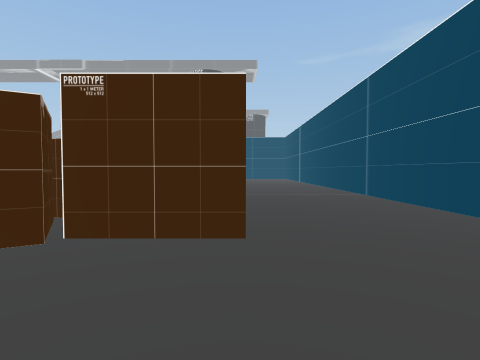
View 1 (above)

24 first-person views from a walk through a Unity game level. The camera is 1.5 m above the floor, tilts 2° down and sees 80° across. The floor is counted in squares, 2 m on a side. Each view is taken from the middle of a square. On the plan, view 1 faces up. The plan holds only what a view shows up to about 10 squares ahead; the rest is blank. The place goes on beyond the plan. The player character is not drawn. Some animated figures are left out.

View 2
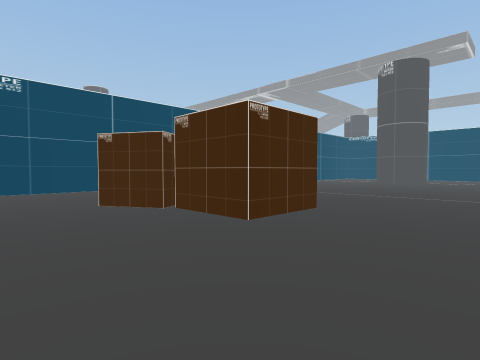

View 3
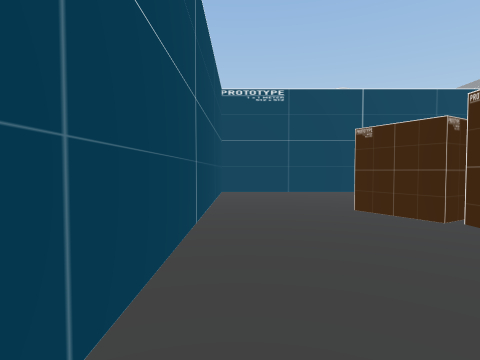

View 4
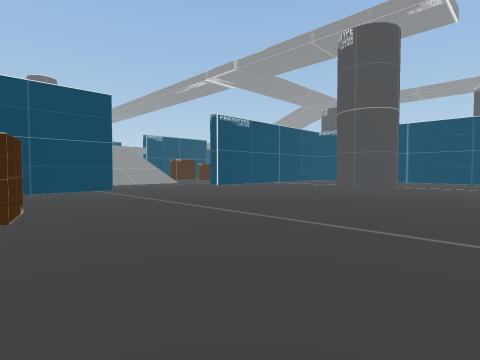

View 5
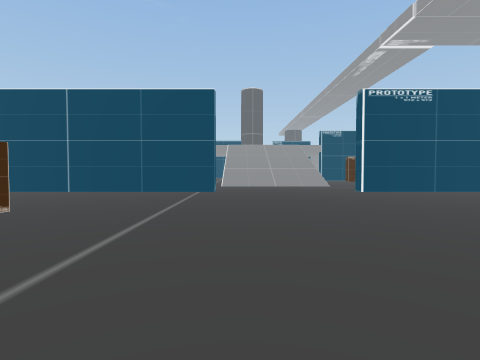

View 6
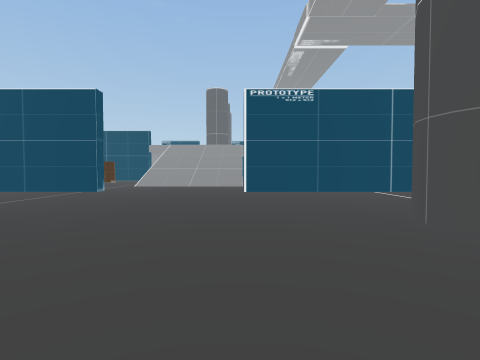

View 7
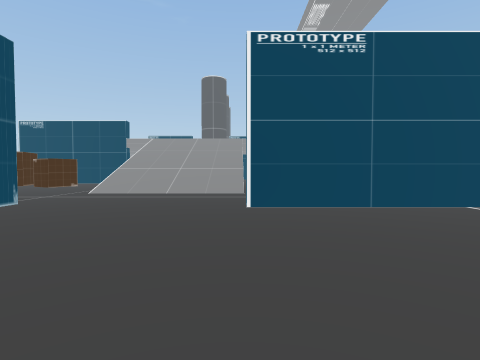

View 8
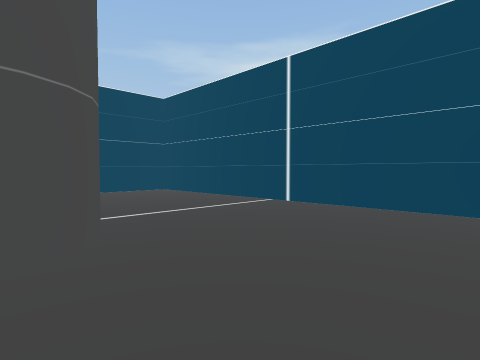

View 9
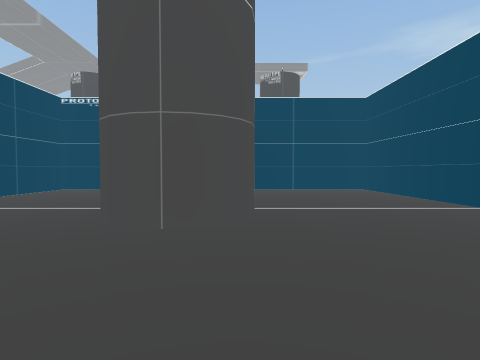

View 10
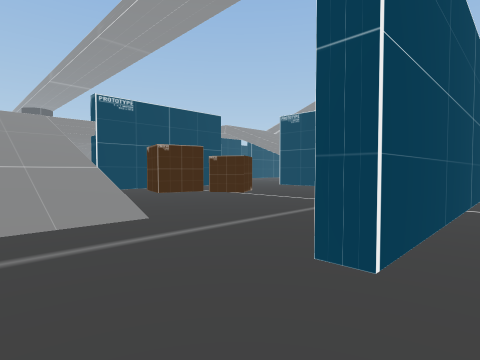

View 11
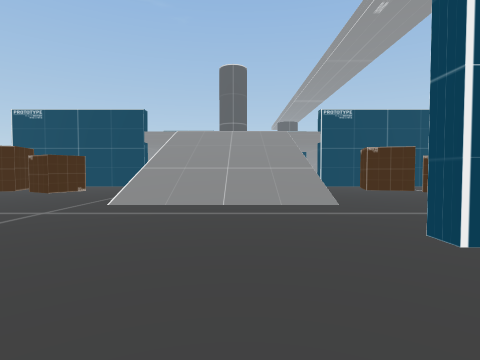

View 12
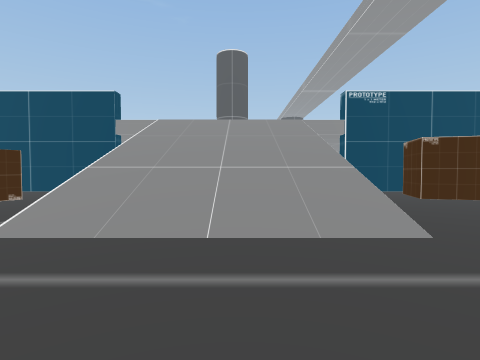

View 13
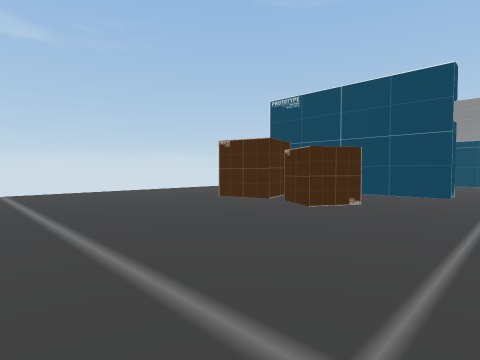

View 14
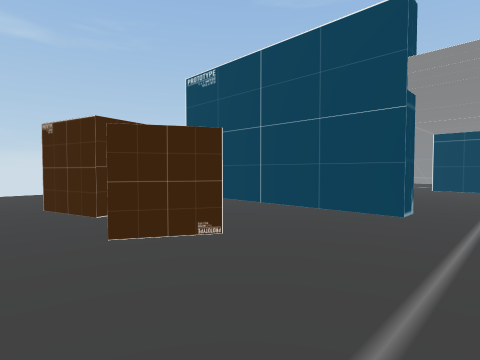

View 15
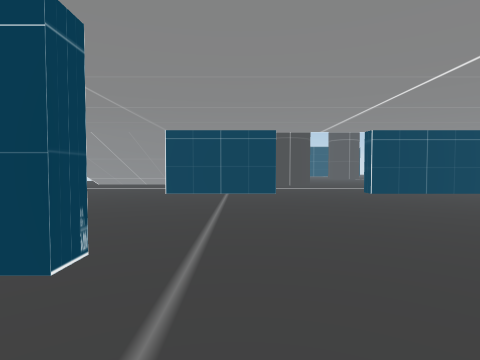

View 16
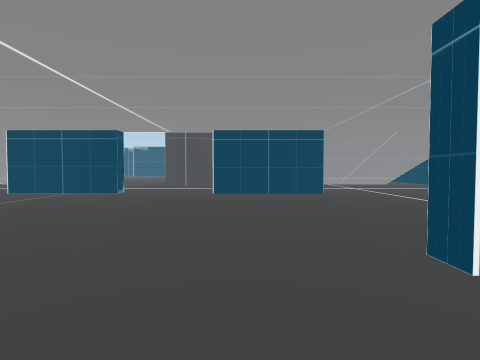

View 17
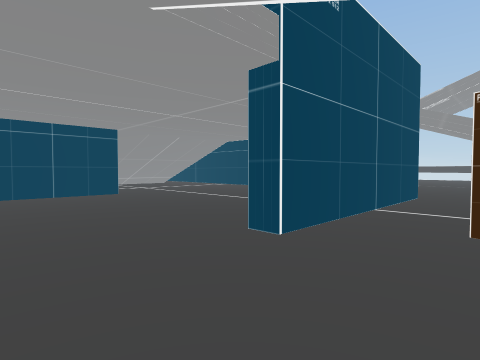

View 18
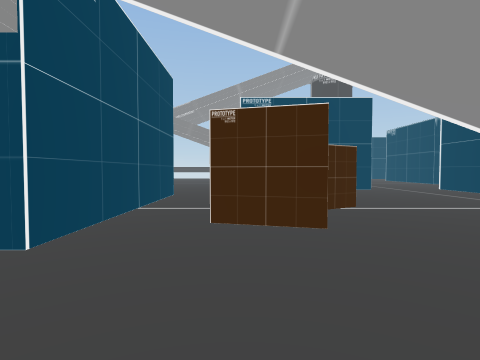

View 19
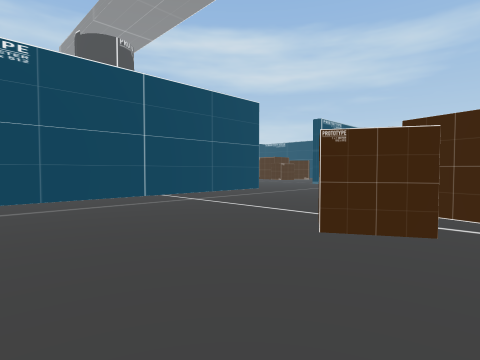

View 20
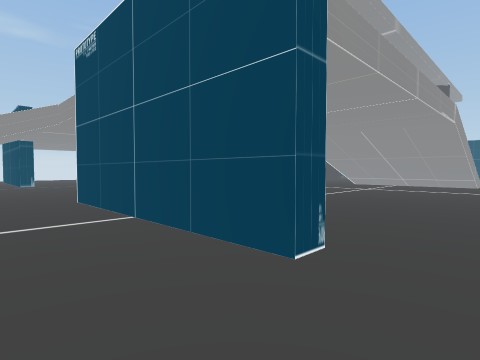

View 21
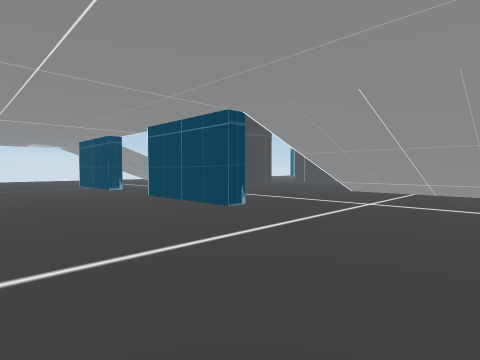

View 22
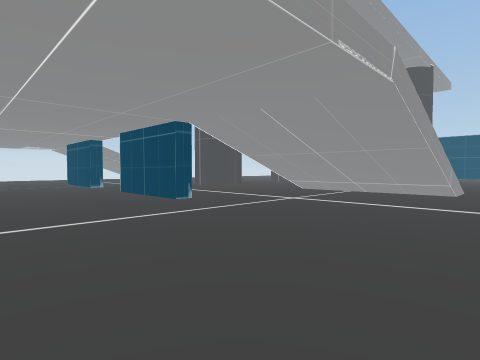

View 23
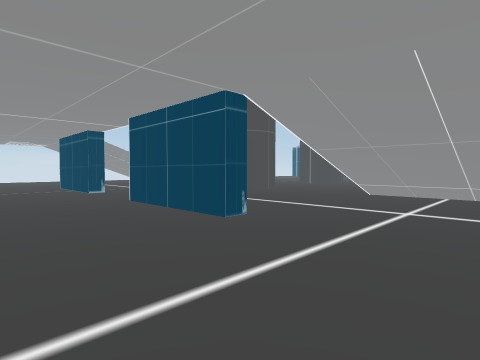

View 24
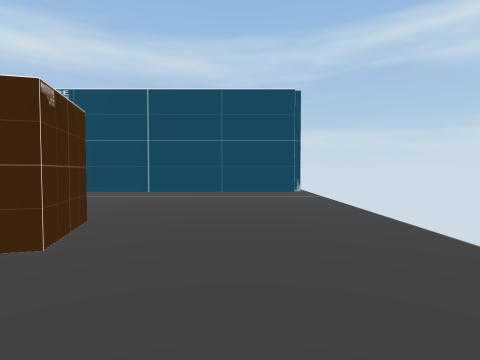

### Floor plan
Key: @ floor where view 1 was taken; # wall or solid block; . floor; / step, stairs or slope; B box.
Columns run from 29 left of view 1 to 4 right of it. Each row starts with its distance up from view 1.
 23    ..................#..     ....#
 22 .....................#..     ....#
 21 /..........#.........#...   .....#
 20 /........  #...B.....#....  .....#
 19 /........  #..BB.....#....  .....#
 18 /........  #.BB......#....  #....#
 17 /......... #.BB......#....###....#
 16 ....#......#.........#...........#
 15 ... #................#...........#
 14 ..  #......... ///...............
 13    ...........////..............
 12    .......... ////..............
 11    .......... ////..............
 10    .#........ ////...............#
  9     #.........////...#...........#
  8     #................#...........#
  7     #......#.........#...........#
  6    ......  #..B......#...........#
  5    ....    #..B......#....BB B...#
  4    ..      #.BB......#....BB B...
  3            #..BB.....#...BBBBB...
  2             .........#....B......
  1            ..........#...........
  0             .........#.......@...
 -1              ........##########

Where each view was taken, in squares from view 1:
view 1: 0 up, 0 right, facing up
view 2: 0 up, 3 right, facing up-left
view 3: 0 up, 2 right, facing left
view 4: 5 up, 3 right, facing up-left
view 5: 10 up, 2 right, facing left
view 6: 14 up, 2 right, facing left
view 7: 14 up, 2 left, facing left
view 8: 14 up, 2 left, facing up-right
view 9: 13 up, 1 left, facing up
view 10: 12 up, 7 left, facing up-left
view 11: 12 up, 5 left, facing left
view 12: 12 up, 8 left, facing left
view 13: 9 up, 9 left, facing down-left
view 14: 9 up, 13 left, facing down-left
view 15: 9 up, 16 left, facing left
view 16: 14 up, 16 left, facing left
view 17: 13 up, 16 left, facing up-left
view 18: 13 up, 16 left, facing up
view 19: 23 up, 16 left, facing down-right
view 20: 23 up, 16 left, facing down-left
view 21: 21 up, 21 left, facing down-left
view 22: 23 up, 21 left, facing down-left
view 23: 20 up, 22 left, facing down-left
view 24: 1 up, 18 left, facing right
